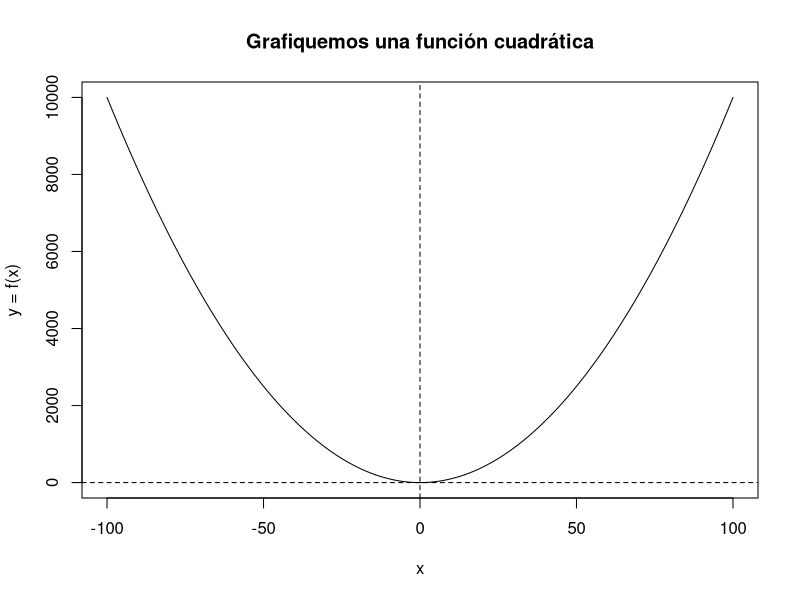

Recreate this plot in R.
#### Este script grafica una función cuadratica de tipo y(x) = x^2 
cat("\nPreparando función y datos...\n\n")   # Mensaje de inicialización

# Creando la función 
f <- function(x) { x^2 }
# Generando datos para ponerla a prueba
x <- -100:100    # x valdrá desde -100 hasta 100 en intervalos de a 1.

cat("Realizando grafico...\n\n")    # Mensaje de gráfico
# Iniciar dispositivo gráfico
pdf("Grafico de funcion cuadrática.pdf", width=10, height=10)  # El 1º argumento indica el nombre del archivo de salida
# Graficamos
plot(x, f(x), type="l", main = "Grafiquemos una función cuadrática", xlab = "x" , ylab = "y = f(x)")
# Añadimos unas líneas punteadas para marcar los ejes cartesianos
abline(h = 0, v=0, lty=2)
# Cerramos y guardamos el dispositivo gráfico
invisible(dev.off())

cat("Finalizado! Puede encontrar el gráfico en el directorio de trabajo.\n\n") # Mensaje de finalización
